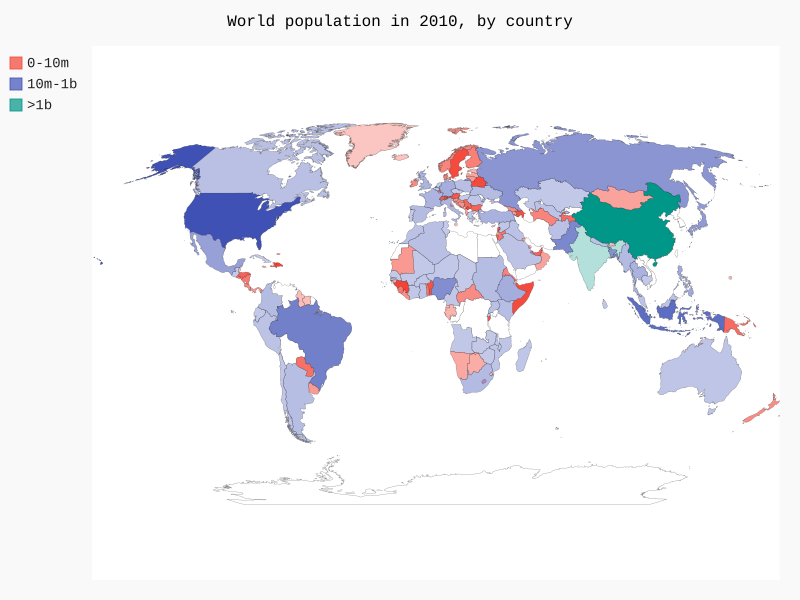

Generate this figure with Python:
import json 

import pygal_maps_world.maps
from pygal.style import RotateStyle

from country_codes import get_country_code

#Load the data in to a list
filename = 'population_data.json'
with open(filename) as f:
    pop_data = json.load(f)

#Build a dictionary of population data
cc_populations = {}
for pop_dict in pop_data:
    if pop_dict['Year'] == '2010':
        country_name = pop_dict['Country Name']
        population = int(float(pop_dict['Value']))
        code = get_country_code(country_name)
        if code:
            cc_populations[code] = population

#Group the countries into three population levels
cc_pop_1,cc_pop_2,cc_pop_3 = {},{},{}
for cc, pop in cc_populations.items():
    if pop < 10000000:
        cc_pop_1[cc] = pop 
    elif pop < 1000000000:
        cc_pop_2[cc] = pop 
    else:
        cc_pop_3[cc] = pop 

#See how many countries are in each level
print(len(cc_pop_1), len(cc_pop_2), len(cc_pop_3))


wm_style = RotateStyle('#333699')
wm = pygal_maps_world.maps.World() 
wm.title = 'World population in 2010, by country'
wm.add('0-10m',cc_pop_1)
wm.add('10m-1b',cc_pop_2)
wm.add('>1b',cc_pop_3)

wm.render_to_file('world_population.svg')
